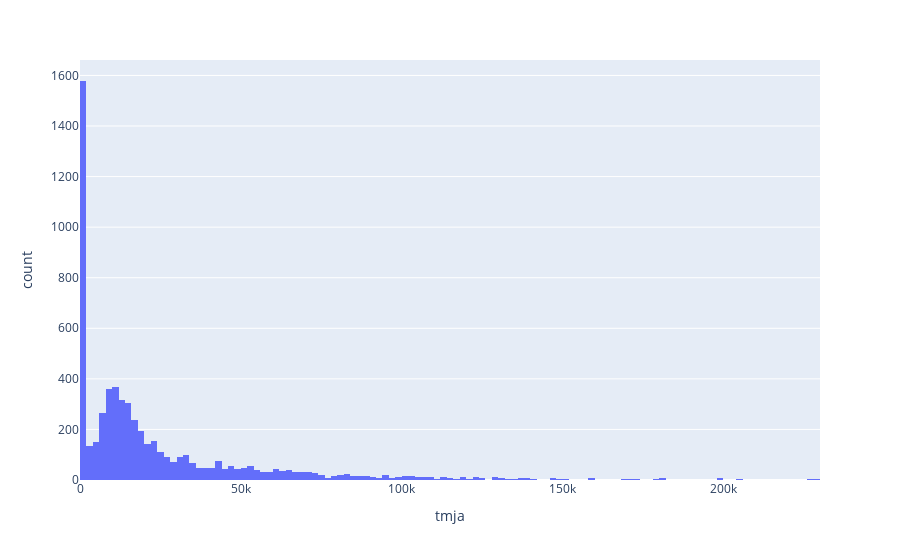

Write notebook code for a chart like this one.
### Markdown cell above
Beaucoup de traffic nul, cela doit être des données manquantes, plutôt...

### Code cell
fig = px.histogram(tmja_wrs84, 'tmja')
fig.show()

### Figure 1 — Plotly figure (JSON) as saved in the notebook; plotly's stock layout.template omitted (floating-point values rounded to 4 significant figures; data arrays with more than 128 entries replaced by an {"elided": "..."} marker saying what was removed)
{"data": [{"alignmentgroup": "True", "bingroup": "x", "hovertemplate": "tmja=%{x}<br>count=%{y}<extra></extra>", "legendgroup": "", "marker": {"color": "#636efa", "pattern": {"shape": ""}}, "name": "", "offsetgroup": "", "orientation": "v", "showlegend": false, "type": "histogram", "x": {"elided": "5968 int values"}, "xaxis": "x", "yaxis": "y"}], "layout": {"barmode": "relative", "legend": {"tracegroupgap": 0}, "margin": {"t": 60}, "xaxis": {"anchor": "y", "domain": [0, 1], "title": {"text": "tmja"}}, "yaxis": {"anchor": "x", "domain": [0, 1], "title": {"text": "count"}}}}
